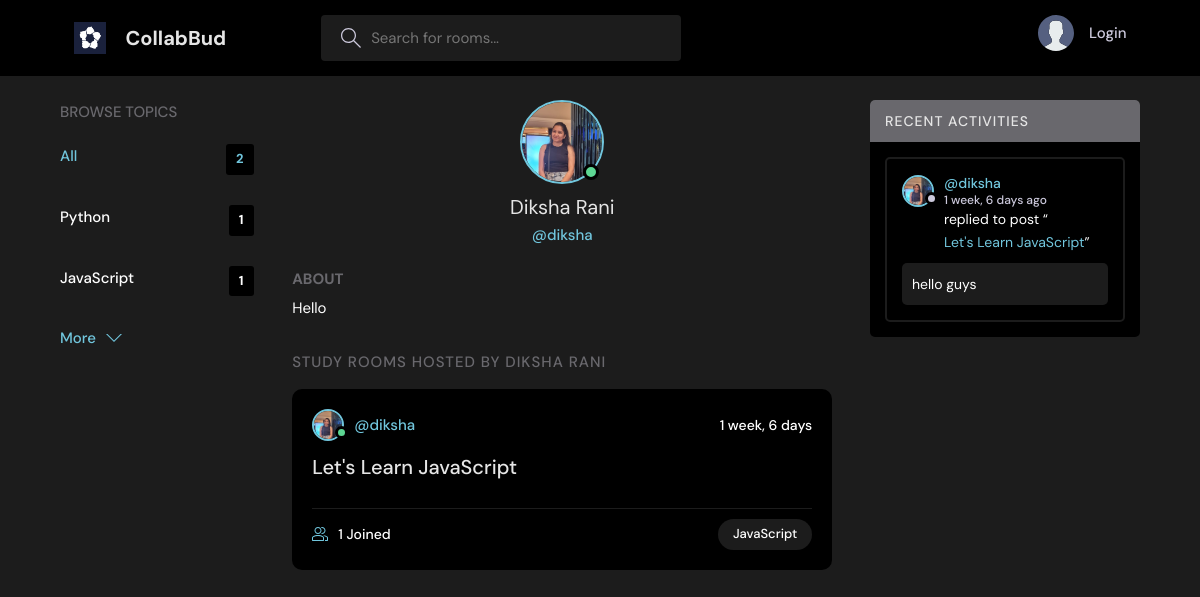
The app's page /profile/2/ with its own data.
### base/models.py (models this page shows, shortened)
class Topic(models.Model):
    name = models.CharField(max_length=200)

class User(AbstractUser):
    name = models.CharField(max_length=200, null=True)
    email = models.EmailField(null=True,unique=
    True)
    bio = models.TextField(null=True)
    avatar = models.ImageField(null=True, default="avatar.svg")
    USERNAME_FIELD = 'email'
    REQUIRED_FIELDS = []

class Room(models.Model):
    host = models.ForeignKey(User,         on_delete=models.SET_NULL, null=True)
    topic = models.ForeignKey(Topic, on_delete=models.SET_NULL, null=True)
    name = models.CharField(max_length=200)
    descriptions = models.TextField(null=True, blank=True)
    participants = models.ManyToManyField(User, related_name='participants', blank=True)
    updated = models.DateTimeField(auto_now=True)
    created = models.DateTimeField(auto_now_add=True)
    class Meta:
        ordering = ['-updated', '-created']
    def __str__(self):
        return self.name

class Message(models.Model):
    user = models.ForeignKey(User, on_delete=models.CASCADE)
    room = models.ForeignKey(Room, on_delete=models.CASCADE)
    body = models.TextField()
    updated = models.DateTimeField(auto_now=True)
    created = models.DateTimeField(auto_now_add=True)
    class Meta:
        ordering = ['-updated', '-created']

### base/views.py (the view)
# urls.py: path('profile/<str:pk>/',views.userProfile, name="user-profile"),
def userProfile(request, pk):
    user = User.objects.get(id=pk)
    rooms = user.room_set.all()
    room_messages = user.message_set.all()
    topics = Topic.objects.all()
    context = {'user':user, 'rooms':rooms, 'room_messages':room_messages,'topics':topics}
    return render(request,'base/profile.html', context)

### base/templates/base/profile.html (shortened to what this page needs)
{% extends 'main.html' %}
{%block content%}
  <main class="profile-page layout layout--3">
    <div class="container">
      {% include 'base/topics_component.html'%}
      <div class="roomList">
        <div class="profile">
          <div class="profile__avatar">
            <div class="avatar avatar--large active">
              <img src="{{user.avatar.url}}" />
            </div>
          </div>
          <div class="profile__info">
            <h3>{{user.name}}</h3>
            <p>@{{user.username}}</p>
          </div>
          <div class="profile__about">
            <h3>About</h3>
            <p>
              {{user.bio}}
            </p>
          </div>
        </div>
        <div class="roomList__header">
          <div>
            <h2>Study Rooms Hosted by {{user.name}}</a>
            </h2>
          </div>
        </div>
        {% include 'base/feed_component.html' %}
      </div>
      {% include 'base/activity_component.html'%}
    </div>
  </main>
{%endblock content%}

### templates/main.html (shortened to what this page needs)
<!DOCTYPE html>
{% load static %}
<html lang="en">
  <head>
    <link rel="stylesheet" href="{% static 'styles/style.css' %}" />
  </head>
  <body>
    {% include 'navbar.html' %}
    {% block content %}
    {% endblock %}
  </body>
</html>

### templates/navbar.html (shortened to what this page needs)
{% load static %}
<header class="header header--loggedIn">
      <div class="container">
        <a href="{% url 'home' %}" class="header__logo">
          <img src="{% static 'images/collab_logo.png' %}" />
          <h1>CollabBud</h1>
        </a>
        <form class="header__search" method="GET" action="{% url 'home' %}">
          <label>
            <input name="q" placeholder="Search for rooms..." />
          </label>
        </form>
        <nav class="header__menu">
{% if request.user.is_authenticated %}
          <div class="header__user">
            <a href="{% url 'update-user' %}">
              <div class="avatar avatar--medium active">
                <img src="{{request.user.avatar.url}}" />
              </div>
              <p>{{request.user.name}}</p> <span>@{{request.user.username}}</span></p>
            </a>
            <button class="dropdown-button">
              <svg version="1.1" xmlns="http://www.w3.org/2000/svg" width="32" height="32" viewBox="0 0 32 32">
                <title>chevron-down</title>
                <path d="M16 21l-13-13h-3l16 16 16-16h-3l-13 13z"></path>
              </svg>
            </button>
          </div>
         {%else%}
           <a href="{% url 'login' %}">
            <img src="{% static 'images/avatar.svg' %}" />
            <p>Login</p>
          </a>
          {%endif%}
        </nav>
      </div>
    </header>

### base/templates/base/topics_component.html
   <div class="topics">
    <div class="topics__header">
      <h2>Browse Topics</h2>
    </div>
    <ul class="topics__list">
      <li>
        <a href="{% url 'home' %}" class="active">All <span>{{topics.count}}</span></a>
      </li>
      {% for topic in topics %}
      <li>
        <a href="{% url 'home' %}?q={{topic.name}}">{{topic.name}} <span>{{topic.room_set.all.count}}</span></a>
      </li>
      {%endfor%}
    </ul>
    <a class="btn btn--link" href="{% url 'topics' %}">
      More
      <svg version="1.1" xmlns="http://www.w3.org/2000/svg" width="32" height="32" viewBox="0 0 32 32">
        <title>chevron-down</title>
        <path d="M16 21l-13-13h-3l16 16 16-16h-3l-13 13z"></path>
      </svg>
    </a>
  </div>

### base/templates/base/feed_component.html (shortened to what this page needs)
{% for room in rooms%}
<div class="roomListRoom">
  <div class="roomListRoom__header">
    <a href="{% url 'user-profile' room.host.id %}" class="roomListRoom__author">
      <div class="avatar avatar--small active">
        <img src="{{room.host.avatar.url}}" />
      </div>
      <span>@{{room.host.username}}</span>
    </a>
    <div class="roomListRoom__actions">
      <span>{{room.created|timesince}}</span>
    </div>
  </div>
  <div class="roomListRoom__content">
    <a href="{% url 'room' room.id %}">{{room.name}}</a>
  </div>
  <div class="roomListRoom__meta">
    <a class="roomListRoom__joined" href="{% url 'room' room.id %}">
      {{room.participants.all.count}} Joined
    </a>
    <p class="roomListRoom__topic">{{room.topic.name}}</p>
  </div>
</div>
{%endfor%}

### base/templates/base/activity_component.html (shortened to what this page needs)
<div class="activities">
  <div class="activities__header">
    <h2>Recent Activities</h2>
  </div>
  {% for message in room_messages %}
  <div class="activities__box">
    <div class="activities__boxHeader roomListRoom__header">
      <a href="{% url 'user-profile' message.user.id  %}" class="roomListRoom__author">
        <div class="avatar avatar--small">
          <img src="{{message.user.avatar.url}}" />
        </div>
        <p>
          @{{message.user.username}}
          <span>{{message.created|timesince}} ago</span>
        </p>
      </a>
    </div>
    <div class="activities__boxContent">
      <p>replied to post “<a href="{% url 'room' message.room.id %}">{{message.room}}</a>”</p>
      <div class="activities__boxRoomContent">
        {{message.body}}
      </div>
    </div>
  </div>
  {% endfor %}
</div>

### records on screen
Topic: name "Python", room_set.all.count "1"
Topic: name "JavaScript", room_set.all.count "1"
User: avatar (picture), name "Diksha Rani", username "diksha", bio "Hello", name "DIKSHA RANI"
Room: host.avatar (picture), host.username "diksha", created "1 week, 6 days", name "Let's Learn JavaScript", participants.all.count "1", topic.name "JavaScript"
Message: user.avatar (picture), user.username "diksha", created "1 week, 6 days", room "Let's Learn JavaScript", body "hello guys"

### other values on screen
{{ topics.count }} "2"
